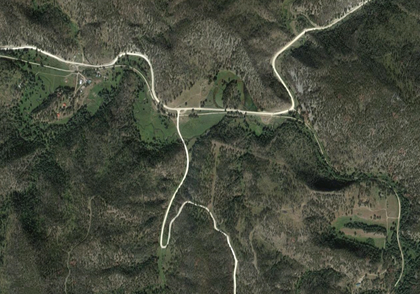
%> input picture hardImg.png, 420 x 294 px, shrunk from 1280 x 895 before the run
$ octave --eval "result = car_detect_func('hardImg.png');"   (GNU Octave 9; MATLAB toolbox functions it lacks are replaced by stand-ins)
%> lines starting %> are read from the running program, lines starting %| are printed output that depends on the picture; in (x1, y1, x2, y2) boxes, pixels count from 0 and x2, y2 are one past the last pixel; in counts of white or black regions, pixels touching at a corner belong together; the program's own positions count from 1
function [cars] = car_detect_func( Image )
%> called with Image = 'hardImg.png'

I = imread(Image);
%> I is the input picture: size 294x420x3 uint8; mean R, G, B 70.8, 75.1, 60.9
M2_B = [];
Image1_B = [];
Image2_B = [];
Image3_B = [];

% M1 is the intensity matrix
M1 = rgb2gray(I);
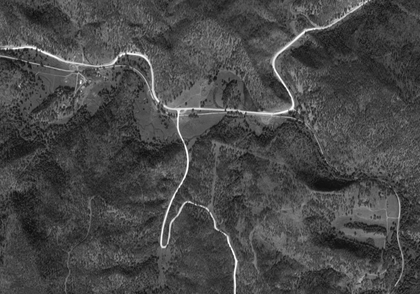
%> M1: size 294x420 uint8; min 12, max 255, mean 72.2
% r is number of rows of M1
% c is number of column of M1
r = size(M1,1);
%> r = 294
c = length(M1);
%> c = 420

% max to detect bright cars
% min to detect dark cars
for i = 1:r
   m = max(M1,[],2);
   M2_B = [m];
end

% T1,T2 and T3 are three thresholds to detect cars
T1_B = mean(M2_B);
%> T1_B = 235.1
T2_B = min(M2_B);
%> T2_B = 171
T3_B = mean([T1_B T2_B]);
%> T3_B = 203

for i = 1:r
    for j = 1:c
        if I(i,j) > T1_B
            Image1_B(i,j) = 1;
        end
        if I(i,j) < T1_B
            Image1_B(i,j) = 0;
        end
    end
end
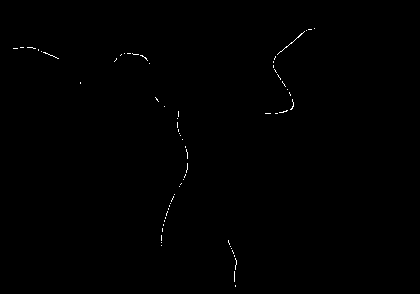
%> Image1_B: size 294x420 double; values 0 (black) and 1 (white), 0.25% white in thin lines or dots, all inside (x1, y1, x2, y2) = (13, 28, 315, 287)

for i = 1:r
    for j = 1:c
        if I(i,j) > T2_B
            Image2_B(i,j) = 1;
        end
        if I(i,j) < T2_B
            Image2_B(i,j) = 0;
        end
    end
end
%> Image2_B: size 294x420 double; values 0 (black) and 1 (white), 1.2% white in thin lines or dots

for i = 1:r
    for j = 1:c
        if I(i,j) > T3_B
            Image3_B(i,j) = 1;
        end
        if I(i,j) < T3_B
            Image3_B(i,j) = 0;
        end
    end
end
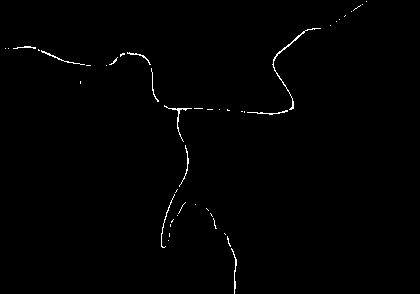
%> Image3_B: size 294x420 double; values 0 (black) and 1 (white), 0.68% white in thin lines or dots, all inside (x1, y1, x2, y2) = (5, 1, 367, 294)

% [5 lines of commented-out code are left out]

%% Detect dark cars

M2_D = [];
Image1_D = [];
Image2_D = [];
Image3_D = [];

for i = 1:r
   n = min(M1,[],2);
   M2_D = [n];
end

% T1,T2 and T3 are three thresholds to detect cars
T1_D = mean(M2_D);
%> T1_D = 21.68
T2_D = max(M2_D);
%> T2_D = 35
T3_D = mean([T1_D T2_D]);
%> T3_D = 28.5

for i = 1:r
    for j = 1:c
        if I(i,j) > T1_D
            Image1_D(i,j) = 0; % brighter than T1, then it's not dark car
        end
        if I(i,j) < T1_D
            Image1_D(i,j) = 1; % darker than T1, then it's dark car
        end
    end
end
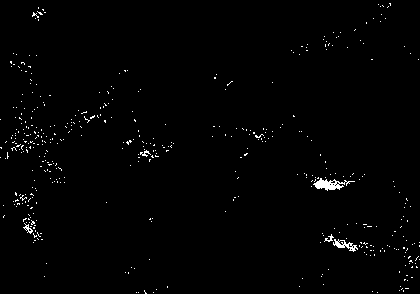
%> Image1_D: size 294x420 double; values 0 (black) and 1 (white), 1.1% white in thin lines or dots

for i = 1:r
    for j = 1:c
        if I(i,j) > T2_D
            Image2_D(i,j) = 0;
        end
        if I(i,j) < T2_D
            Image2_D(i,j) = 1;
        end
    end
end
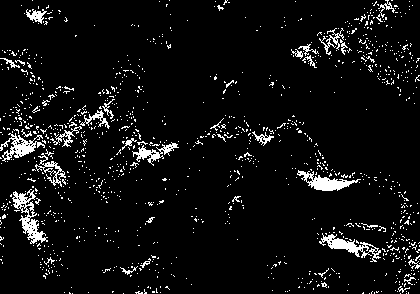
%> Image2_D: size 294x420 double; values 0 (black) and 1 (white), 6.2% white in thin lines or dots

for i = 1:r
    for j = 1:c
        if I(i,j) > T3_D
            Image3_D(i,j) = 0;
        end
        if I(i,j) < T3_D
            Image3_D(i,j) = 1;
        end
    end
end
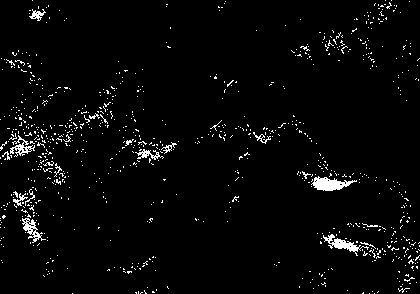
%> Image3_D: size 294x420 double; values 0 (black) and 1 (white), 3.1% white in thin lines or dots

cars = [Image1_B Image1_D Image2_B Image2_D Image3_B Image3_D];
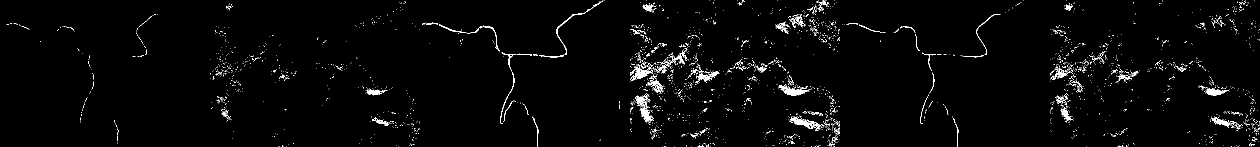
%> cars: size 294x2520 double (shown at 1/2 size); values 0 (black) and 1 (white), 2.1% white in thin lines or dots
